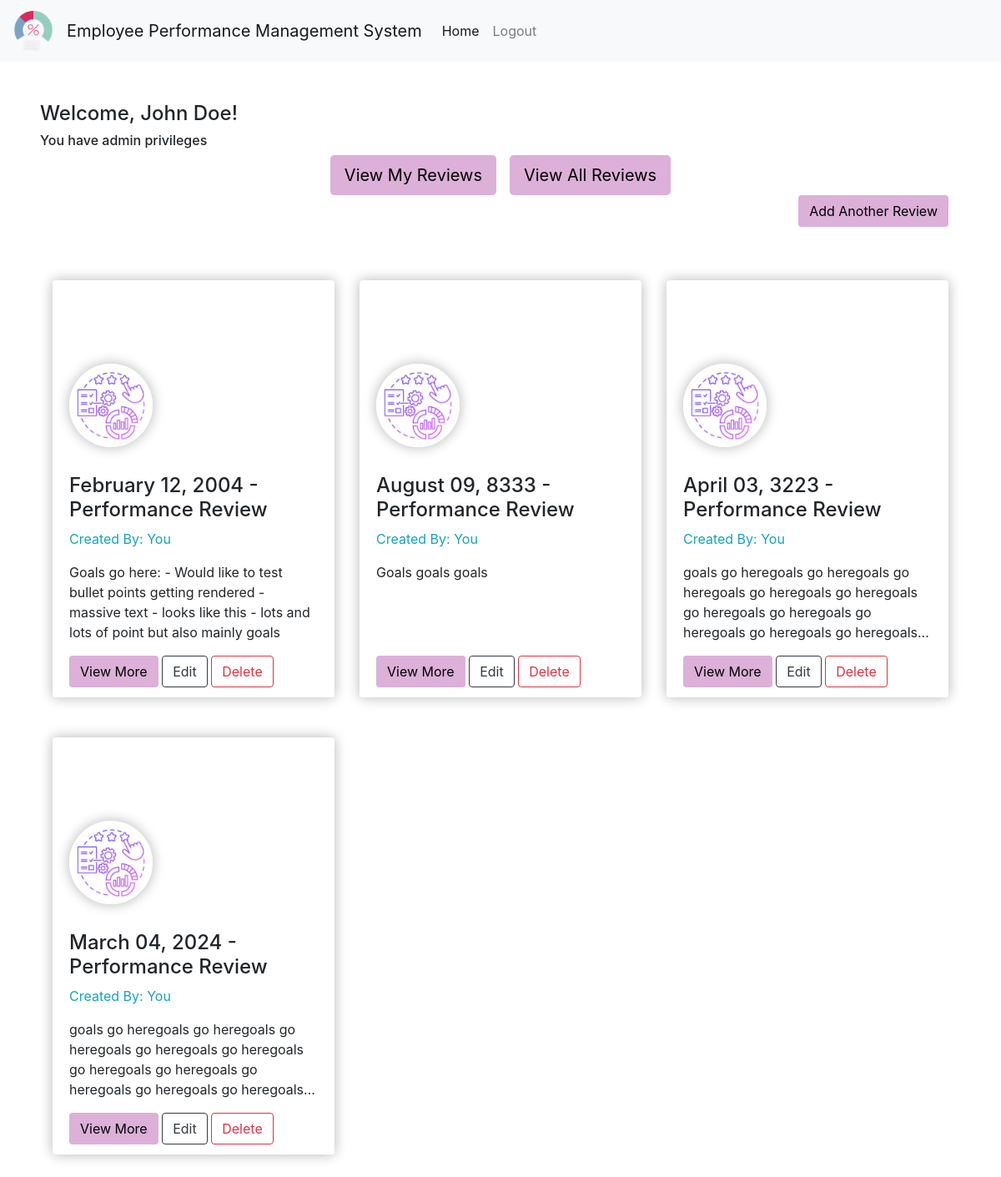
Page /home (signed in) on the committed database.
### app/models.py (models this page shows, shortened)
class Employee(Base, UserMixin):
    __tablename__ = "employees"
    name = Column(String(60), nullable=False)
    employee_number = Column(Integer, unique=True, nullable=False, primary_key=True)
    username = Column(String(40), unique=True, nullable=False)
    email = Column(String(120), unique=True, nullable=False)
    password = Column(String(40), nullable=False)
    is_admin = Column(Boolean, default=False)
    reviews = relationship("Review", backref="employee", lazy=True)

class Review(Base):
    __tablename__ = "reviews"
    review_id = Column(Integer, primary_key=True)
    employee_number = Column(
        Integer, ForeignKey("employees.employee_number"), nullable=False
    )
    review_date = Column(DateTime, nullable=False)
    reviewer_id = Column(Integer, unique=True, nullable=False)
    overall_performance_rating = Column(
        Enum(
            "Excellent", "Good", "Satisfactory", "Needs Improvement", "Unsatisfactory"
        ),
        nullable=False,
    )
    goals = Column(String, nullable=False)
    reviewer_comments = Column(String, nullable=False)

### app/routes.py (the view)
@main.route("/home")
@login_required
def home():
    session = get_session()
    if current_user.is_admin and "all_reviews" in request.args:
        employee_reviews = session.query(Review).all()
    else:
        employee_reviews = (
            session.query(Review)
            .filter_by(employee_number=current_user.employee_number)
            .all()
        )
    return render_template("home.html", reviews=employee_reviews)

### app/__init__.py (called while the page is built)
    def _login_manager(self):
        self.session = get_session()
        self.login_manager.login_view = "auth.login"
        self.login_manager.init_app(self.app)
        @self.login_manager.user_loader
        def load_user(employee_number):
            return self.session.query(Employee).get(employee_number)

### app/database.py (called while the page is built)
def get_session():
    if engine is None:
        raise RuntimeError("Engine is not initialized")
    return Session(bind=engine)

### app/templates/home.html (shortened to what this page needs)
{% extends "base.html" %}
{% block content %}
{% if current_user.is_authenticated %}
  <h4>Welcome, {{ current_user.name }}!</h4>
  {% if current_user.is_admin %}
    <h6>You have admin privileges</h6>
  {% else %}
    <h6>You have regular user privileges</h6>
  {% endif %}
  <div class="container">
    {% if current_user.is_admin %}
      <div class="d-flex justify-content-center gap-2">
        <a href="{{ url_for('main.home') }}" class="btn button-custom btn-lg mx-2">View My Reviews</a>
        <a href="{{ url_for('main.home', all_reviews=True) }}" class="btn button-custom btn-lg mx-2">View All Reviews</a>
      </div>
    {% endif %}
    {% if reviews %}
      <div class="text-right mb-3">
        <a href="{{ url_for('main.create_review') }}" class="btn button-custom">Add Another Review</a>
      </div>
      <div class="row pt-5">
        {% for review in reviews %}
          <div class="col-md-6 col-lg-4 pb-5">
            <div class="card card-custom bg-white border-white border-0">
              <div class="card-custom-img" style="
                background-image: url(http://res.cloudinary.com/d3/image/upload/c_scale,q_auto:good,w_1110/trianglify-v1-cs85g_cc5d2i.jpg);
              "></div>
              <div class="card-custom-avatar">
                <img class="img-fluid" src="../static/performance-logo.png" alt="Avatar" />
              </div>
              <div class="card-body" style="overflow-y: auto">
                <p class="card-title">
                  <h4>{{ review.review_date.strftime('%B %d, %Y') }} - Performance Review</h4>
                  {% if current_user.is_admin %}
                    <h7 class="text-info">
                      Created By: {% if current_user.employee_number == review.employee_number %}
                        You
                      {% else %}
                        {{ review.employee_number }}
                      {% endif %}
                    </h7>
                  {% endif %}
                </p>
                <div class="card-text-container">
                  <p class="card-text">{{ review.goals|safe }}</p>
                </div>
              </div>
              <div class="card-footer" style="background: inherit; border-color: inherit">
                <button data-bs-toggle="modal" data-bs-target="#view-more-modal-{{ loop.index }}" class="btn button-custom" style="color:black;">
                  View More
                </button>
                <form action="{{ url_for('main.update_review', review_id=review.review_id) }}" method="GET" class="d-inline-block">
                  <button type="submit" class="btn btn-outline-dark">Edit</button>
                </form>
                {% if current_user.is_admin %}
                  <button href="#" data-review-id="{{ review.review_id }}" data-bs-toggle="modal" data-bs-target="#confirm-delete-modal" class="btn btn-outline-danger delete-btn">
                    Delete
                  </button>
                {% else %}
                  <button class="btn btn-outline-danger disabled tx" data-toggle="tooltip" data-placement="bottom" title="Only the admin can delete this review" class="float-right">
                    Delete
                  </button>
                {% endif %}
              </div>
            </div>
          </div>
        {% endfor %}
      </div>
    {% else %}
      <div class="text-center pt-5">
        <a href="{{ url_for('main.create_review') }}" class="btn button-custom">Add Your First Review</a>
      </div>
    {% endif %}
  </div>
{% else %}
  <div id="flash-message" class="alert alert-warning" role="alert">
    <strong>Warning:</strong> Please log in to access this page.
  </div>
{% endif %}
{% endblock %}

### app/templates/base.html (shortened to what this page needs)
<!DOCTYPE html>
<html lang="en">
  <head>
    <link rel="stylesheet" href="{{ url_for('static', filename='style.css') }}" />
    <link
      rel="stylesheet"
      href="https://cdn.jsdelivr.net/npm/bootstrap@4.0.0/dist/css/bootstrap.min.css"
    />
    <link
      rel="stylesheet"
      href="https://cdn.jsdelivr.net/npm/bootstrap-icons@1.3.0/font/bootstrap-icons.css"
    />
  </head>
  <body>
    <div class="nav-container">
      <nav class="navbar navbar-expand-lg navbar-light bg-light">
        <a class="navbar-brand" href="{{ url_for('main.home') }}">
          <img style="height: 3rem" src="../static/logo.png" alt="Logo" />
        </a>
        <a class="navbar-brand" href="{{ url_for('main.home') }}">
          Employee Performance Management System
        </a>
        <div class="collapse navbar-collapse" id="navbarSupportedContent">
          <ul class="navbar-nav">
            <li class="nav-item active">
              <a class="nav-link" href="{{ url_for('main.home') }}">
                Home <span class="sr-only">(current)</span>
              </a>
            </li>
            {% if current_user.is_authenticated %}
            <li class="nav-item">
              <a class="nav-link" href="{{ url_for('auth.logout') }}" data-bs-toggle="modal" data-bs-target="#logout-modal">Logout</a>
            </li>
            {% endif %}
          </ul>
        </div>
      </nav>
    </div>
    <div class="content">{% block content %}{% endblock content %}</div>
  </body>
</html>

### app/static/style.css (style rules this page uses)
* { margin: 0; padding: 0; }
body { font-family: "Open Sans", sans-serif; text-decoration: none; }
.content { padding: 3rem; }
.button-custom { background-color: rgb(220, 176, 216); color: black; }
.card-custom { overflow: hidden; height: 500px; box-shadow: 0 0 15px rgba(10, 10, 10, 0.3); }
.card-custom-img { height: 200px; min-height: 200px; background-repeat: no-repeat; background-size: cover; background-position: center; border-color: inherit; }
.card-custom-img::after { position: absolute; content: ""; top: 161px; left: 0; width: 0; height: 0; border-style: solid; border-top-width: 40px; border-right-width: 0; border-bottom-width: 0; border-left-width: 545px; border-left-width: calc(575px - 5vw); border-top-color: transparent; border-right-color: transparent; border-bottom-color: transparent; border-left-color: inherit; }
.card-custom-avatar img { border-radius: 50%; box-shadow: 0 0 15px rgba(10, 10, 10, 0.3); position: absolute; top: 100px; left: 1.25rem; width: 100px; height: 100px; }
.card-text-container { display: -webkit-box; -webkit-box-orient: vertical; -webkit-line-clamp: 4; overflow: hidden; text-overflow: ellipsis; }

### rows in the picture
Employee: name "John Doe"
Review: review_date "February 12, 2004", shows "You", goals "Goals go here: - Would like to test bullet points getting rendered - massive text - looks like this - lots and lots of point but also mainly goals"
Review: review_date "August 09, 8333", shows "You", goals "Goals goals goals"
Review: review_date "April 03, 3223", shows "You", goals "goals go heregoals go heregoals go heregoals go heregoals go heregoals go heregoals go heregoals go heregoals go heregoals go…"
Review: review_date "March 04, 2024", shows "You", goals "goals go heregoals go heregoals go heregoals go heregoals go heregoals go heregoals go heregoals go heregoals go heregoals go…"
